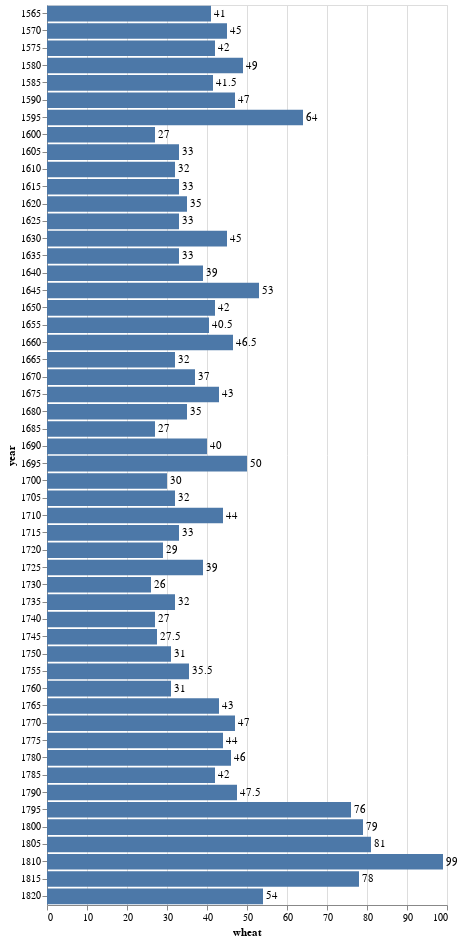

The notebook cell this image was saved under:
### Code cell
from vega_datasets import data

source = data.wheat()

bars = alt.Chart(source).mark_bar().encode(
    x='wheat:Q',
    y="year:O"
)

text = bars.mark_text(
    align='left',
    baseline='middle',
    dx=3  # Nudges text to right so it doesn't appear on top of the bar
).encode(
    text='wheat:Q'
)

(bars + text).properties(height=900)

### Figure 1 — Vega-Lite specification as saved in the notebook (floating-point values rounded to 4 significant figures)
{"config": {"view": {"continuousWidth": 400, "continuousHeight": 300}}, "layer": [{"mark": "bar", "encoding": {"x": {"field": "wheat", "type": "quantitative"}, "y": {"field": "year", "type": "ordinal"}}}, {"mark": {"type": "text", "align": "left", "baseline": "middle", "dx": 3}, "encoding": {"text": {"field": "wheat", "type": "quantitative"}, "x": {"field": "wheat", "type": "quantitative"}, "y": {"field": "year", "type": "ordinal"}}}], "data": {"name": "data-76d1ce26ea5761007c35827e1564d86c"}, "height": 900, "$schema": "https://vega.github.io/schema/vega-lite/v4.17.0.json", "datasets": {"data-76d1ce26ea5761007c35827e1564d86c": [{"year": 1565, "wheat": 41.0, "wages": 5.0}, {"year": 1570, "wheat": 45.0, "wages": 5.05}, {"year": 1575, "wheat": 42.0, "wages": 5.08}, {"year": 1580, "wheat": 49.0, "wages": 5.12}, {"year": 1585, "wheat": 41.5, "wages": 5.15}, {"year": 1590, "wheat": 47.0, "wages": 5.25}, {"year": 1595, "wheat": 64.0, "wages": 5.54}, {"year": 1600, "wheat": 27.0, "wages": 5.61}, {"year": 1605, "wheat": 33.0, "wages": 5.69}, {"year": 1610, "wheat": 32.0, "wages": 5.78}, {"year": 1615, "wheat": 33.0, "wages": 5.94}, {"year": 1620, "wheat": 35.0, "wages": 6.01}, {"year": 1625, "wheat": 33.0, "wages": 6.12}, {"year": 1630, "wheat": 45.0, "wages": 6.22}, {"year": 1635, "wheat": 33.0, "wages": 6.3}, {"year": 1640, "wheat": 39.0, "wages": 6.37}, {"year": 1645, "wheat": 53.0, "wages": 6.45}, {"year": 1650, "wheat": 42.0, "wages": 6.5}, {"year": 1655, "wheat": 40.5, "wages": 6.6}, {"year": 1660, "wheat": 46.5, "wages": 6.75}, {"year": 1665, "wheat": 32.0, "wages": 6.8}, {"year": 1670, "wheat": 37.0, "wages": 6.9}, {"year": 1675, "wheat": 43.0, "wages": 7.0}, {"year": 1680, "wheat": 35.0, "wages": 7.3}, {"year": 1685, "wheat": 27.0, "wages": 7.6}, {"year": 1690, "wheat": 40.0, "wages": 8.0}, {"year": 1695, "wheat": 50.0, "wages": 8.5}, {"year": 1700, "wheat": 30.0, "wages": 9.0}, {"year": 1705, "wheat": 32.0, "wages": 10.0}, {"year": 1710, "wheat": 44.0, "wages": 11.0}, {"year": 1715, "wheat": 33.0, "wages": 11.75}, {"year": 1720, "wheat": 29.0, "wages": 12.5}, {"year": 1725, "wheat": 39.0, "wages": 13.0}, {"year": 1730, "wheat": 26.0, "wages": 13.3}, {"year": 1735, "wheat": 32.0, "wages": 13.6}, {"year": 1740, "wheat": 27.0, "wages": 14.0}, {"year": 1745, "wheat": 27.5, "wages": 14.5}, {"year": 1750, "wheat": 31.0, "wages": 15.0}, {"year": 1755, "wheat": 35.5, "wages": 15.7}, {"year": 1760, "wheat": 31.0, "wages": 16.5}, {"year": 1765, "wheat": 43.0, "wages": 17.6}, {"year": 1770, "wheat": 47.0, "wages": 18.5}, {"year": 1775, "wheat": 44.0, "wages": 19.5}, {"year": 1780, "wheat": 46.0, "wages": 21.0}, {"year": 1785, "wheat": 42.0, "wages": 23.0}, {"year": 1790, "wheat": 47.5, "wages": 25.5}, {"year": 1795, "wheat": 76.0, "wages": 27.5}, {"year": 1800, "wheat": 79.0, "wages": 28.5}, {"year": 1805, "wheat": 81.0, "wages": 29.5}, {"year": 1810, "wheat": 99.0, "wages": 30.0}, {"year": 1815, "wheat": 78.0, "wages": null}, {"year": 1820, "wheat": 54.0, "wages": null}]}}
